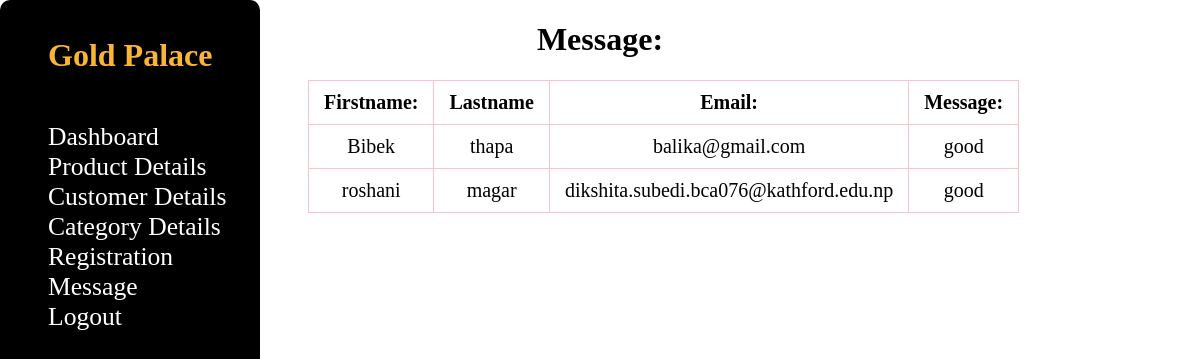
Page /admin/message.php on the committed database.
### tables this page shows
CREATE TABLE `contact_page` (
  `id` int(11) NOT NULL,
  `firstname` varchar(200) NOT NULL,
  `lastname` varchar(255) NOT NULL,
  `email` varchar(255) NOT NULL,
  `message` varchar(500) NOT NULL
);

### admin/message.php (the view, shortened to what this page needs)
<?php
include('index.php');
include('../connect.php');
$data = mysqli_query($conn, "select * from contact_page"); ?>
<h1 style="text-align: center;">Message:</h1>
<table style="transform: translateX(300px);">
	<thead>
		<tr>
			<th>Firstname:</th>
			<th>Lastname</th>
			<th>Email:</th>
			<th>Message:</th>
		</tr>
	</thead>
	<tbody>
		<?php
		foreach ($data as  $value) { ?>
			<tr>
				<td><?php echo $value["firstname"] ?></td>
				<td><?php echo $value["lastname"] ?></td>
				<td><?php echo $value["email"] ?></td>
				<td><?php echo $value["message"] ?></td>
			</tr>
		<?php
		}
		?>
	</tbody>
</table>

### admin/index.css (style rules this page uses)
:root { --main-color:black; --color-dark:#1D2231; --text-gray:#8390A2; }
* { padding: 0; margin:6; box-sizing: border-box; list-style-type: none; text-decoration: none; font-family: 'Roboto Slab', serif; }

### admin/message.php (style rules this page uses)
table, th, td, tr { border: 1px solid; border-collapse: collapse; width: 60%; font-size: 20px; text-align: center; padding: 10px; padding-left: 15px; padding-right: 15px; border-color: pink; }

### rows in the picture
contact_page: firstname "Bibek", lastname "thapa", email "balika@gmail.com", message "good"
contact_page: firstname "roshani", lastname "magar", email "dikshita.subedi.bca076@kathford.edu.np", message "good"
